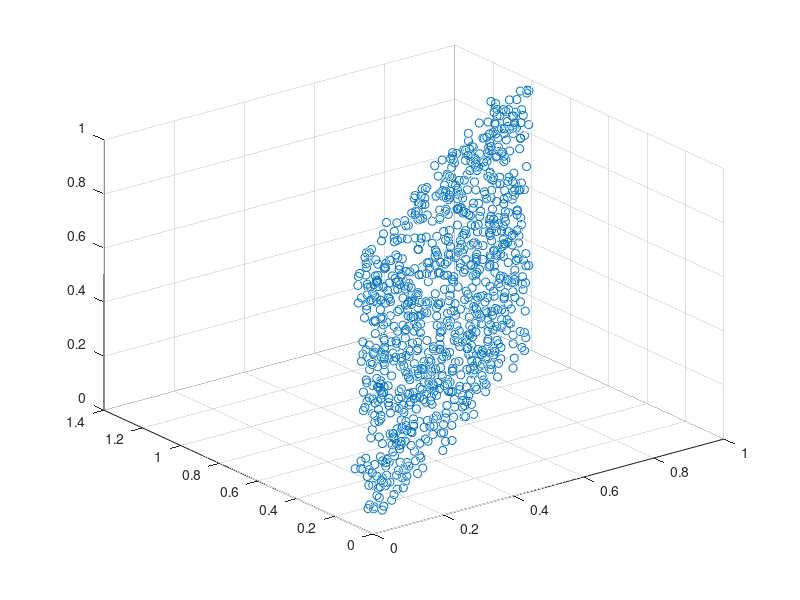
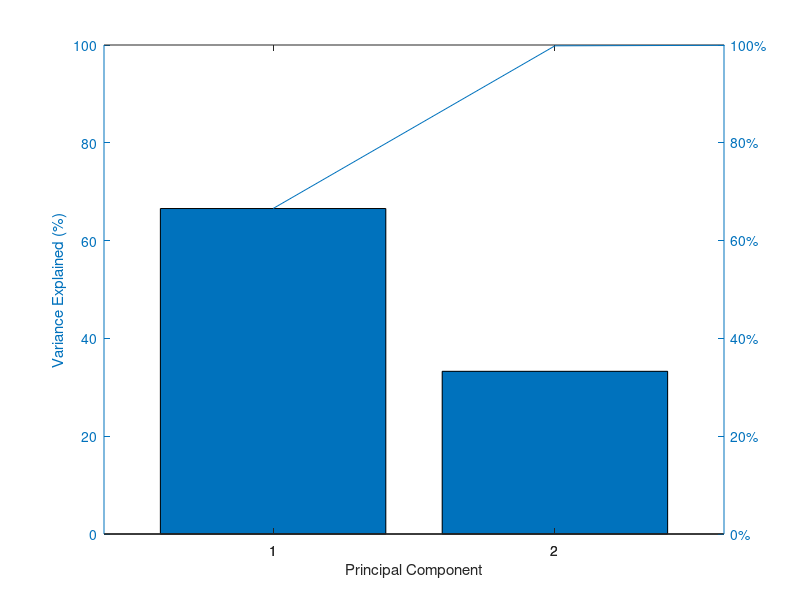
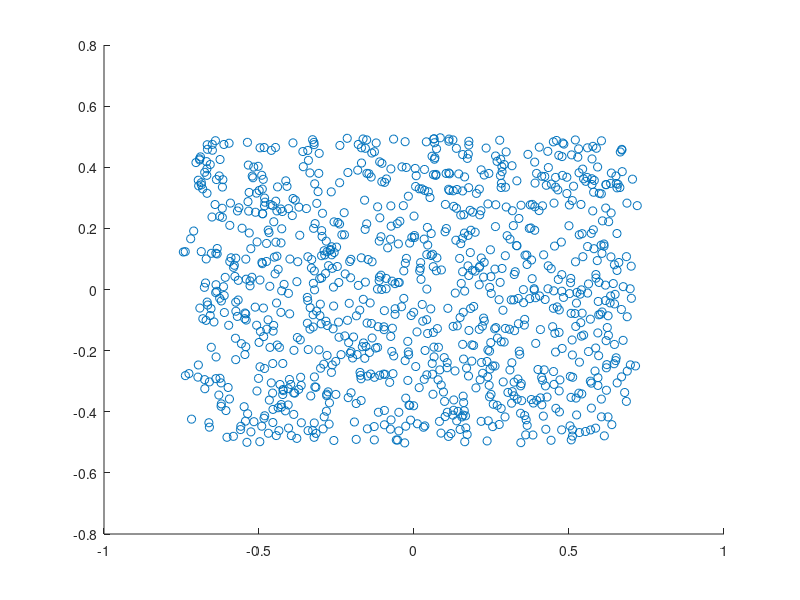

Write MATLAB code to recreate these figures, in order. (Note: this script raises an error after producing the figures.)
%% Data
n = 1000;
randvec1 = rand(n,1);
x = [randvec1 randvec1 + rand(n,1)/10 rand(n,1)];

MyScatter3 = @(x)  scatter3(x(:,1),x(:,2),x(:,3));

MyScatter3(x)

%% PCA
[coeff,score,latent,tsquared,explained,mu] = pca(x);

figure()
pareto(explained)
xlabel('Principal Component')
ylabel('Variance Explained (%)')

figure 
surf(coeff)

%% Reverse Engineering

mumat = ones(length(x),1)  * mu;
x_centered = x - mumat;


score_ = x_centered * coeff;

MyScatter3(score_)


MyScatter = @(x)  scatter(x(:,1),x(:,2));

MyScatter(score_)

%% Create New Subspace Dataset

k = 2;
x_sub1 = x_centered * coeff(:,1:k);
MyScatter(x_sub)


